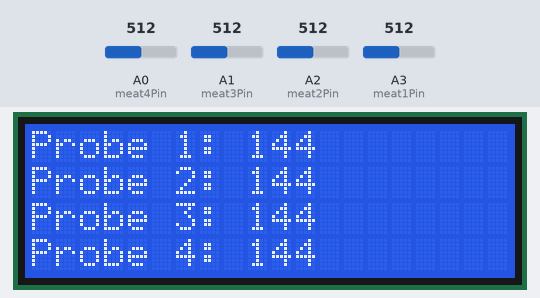
A sketch run on a simulated Arduino Uno, built with avr-gcc and run on an emulated ATmega328P. On the bench: 20×4 character LCD. The test bench sets the inputs (shaded band); at power-on: A0 (meat4Pin) = 512, A1 (meat3Pin) = 512, A2 (meat2Pin) = 512, A3 (meat1Pin) = 512.

Above: at 1.2 s.
1.3 s: A0 (meat4Pin) set to 716
At 2.4 s:
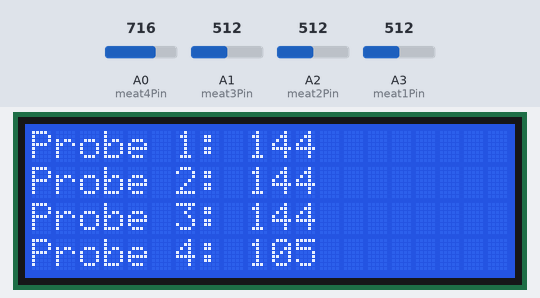
2.8 s: A1 (meat3Pin) set to 716
At 3.7 s:
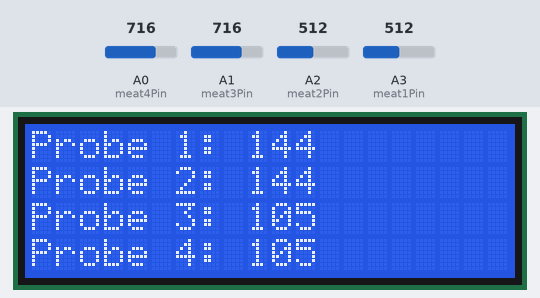
4.3 s: A2 (meat2Pin) set to 716
At 5.1 s:
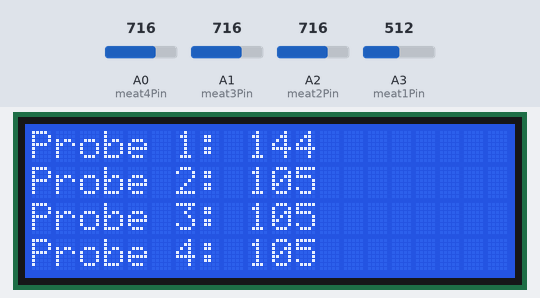
5.8 s: A3 (meat1Pin) set to 716
At 6.5 s:
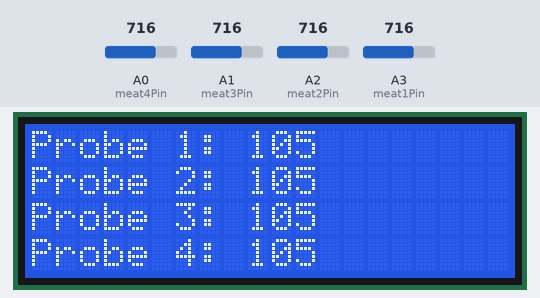
7.3 s: A0 (meat4Pin) set to 992
At 7.8 s:
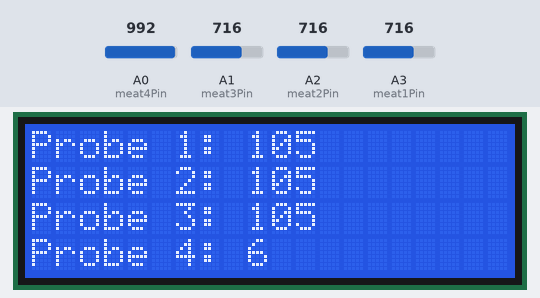
8.8 s: A1 (meat3Pin) set to 992
At 10.2 s:
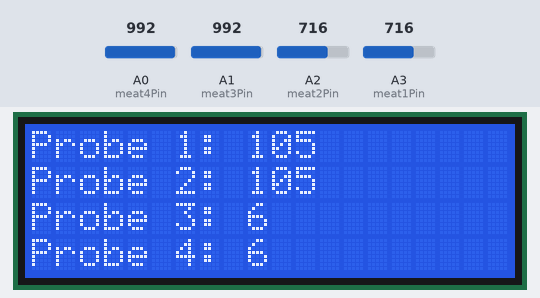
Timing chart, 0 to 11.3 s (numbered marks = the images above; inputs shaded):
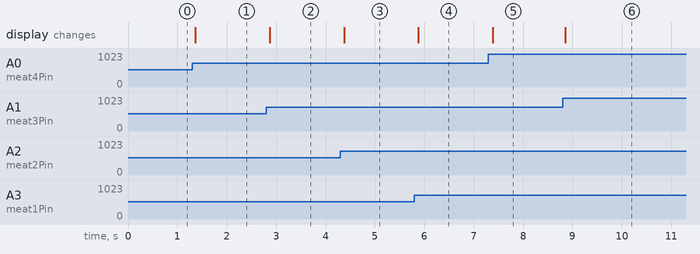

The sketch:

Meat_Thermometer.ino
```cpp
// include the library code:
#include <Wire.h>
#include <LiquidCrystal_I2C.h>

LiquidCrystal_I2C lcd(0x3F, 20, 4);

// named constants for the thermometer pins
const int meat1Pin = A3;
const int meat2Pin = A2;
const int meat3Pin = A1;
const int meat4Pin = A0;

// sensor value variables
int meat1Val = 0;
int meat2Val = 0;
int meat3Val = 0;
int meat4Val = 0;
int temp;

// set up probe detection variables
bool meat1ProbeDetect = 0;
bool meat2ProbeDetect = 0;
bool meat3ProbeDetect = 0;
bool meat4ProbeDetect = 0;

//variables to stop the screen from blinking
int prevMeat1F;
int prevMeat2F;
int prevMeat3F;
int prevMeat4F;

void setup() {

  // tell the arduino to use the AREF input pin to set the analog voltage reference to 3.3V
  analogReference(EXTERNAL);

  // Switch on the backlight
  lcd.backlight();

  // set up the number of columns and rows on the LCD
  lcd.init();
  lcd.clear();

  // set up temp pins
  pinMode(meat1Pin, INPUT);
  pinMode(meat2Pin, INPUT);
  pinMode(meat3Pin, INPUT);
  pinMode(meat4Pin, INPUT);

}

void loop() {

  // read the value on AnalogIn pins and store it

    meat1Val = analogRead(meat1Pin);
    meat2Val = analogRead(meat2Pin);
    meat3Val = analogRead(meat3Pin);
    meat4Val = analogRead(meat4Pin);

  // convert the meat probes to temperatures
  int meat1F = tempFunction(meat1Val);
  int meat2F = tempFunction(meat2Val);
  int meat3F = tempFunction(meat3Val);
  int meat4F = tempFunction(meat4Val);

  // set auto probe detection variables
  if (meat1F > -10) {
    meat1ProbeDetect = 1;
  }
  if (meat2F > -10) {
    meat2ProbeDetect = 1;
  }
  if (meat3F > -10) {
    meat3ProbeDetect = 1;
  }
  if (meat4F > -10) {
    meat4ProbeDetect = 1;
  }
  if (meat1F < -10) {
    meat1ProbeDetect = 0;
  }
  if (meat2F < -10) {
    meat2ProbeDetect = 0;
  }
  if (meat3F < -10) {
    meat3ProbeDetect = 0;
  }
  if (meat4F < -10) {
    meat4ProbeDetect = 0;
  }

  // print out temperatures on the screen
  lcd.setCursor(0, 0);
  lcd.print("Probe 1: ");
  if (meat1ProbeDetect == 0) {
    lcd.setCursor(9, 0);
    lcd.print("no probe");
  }
  if (meat1ProbeDetect == 1) {
    if (prevMeat1F != meat1F) {
      lcd.setCursor(9, 0);
      lcd.print("          ");
      lcd.setCursor(9, 0);
      lcd.print(meat1F);
      prevMeat1F = meat1F;
    }
  }
  lcd.setCursor(0, 1);
  lcd.print("Probe 2: ");
  if (meat2ProbeDetect == 0) {
    lcd.setCursor(9, 1);
    lcd.print("no probe");
  }
  if (meat2ProbeDetect == 1) {
    if (prevMeat2F != meat2F) {
      lcd.setCursor(9, 1);
      lcd.print("          ");
      lcd.setCursor(9, 1);
      lcd.print(meat2F);
      prevMeat2F = meat2F;
    }
  }
  lcd.setCursor(0, 2);
  lcd.print("Probe 3: ");
  if (meat3ProbeDetect == 0) {
    lcd.setCursor(9, 2);
    lcd.print("no probe");
  }
  if (meat3ProbeDetect == 1) {
    if (prevMeat3F != meat3F) {
      lcd.setCursor(9, 2);
      lcd.print("          ");
      lcd.setCursor(9, 2);
      lcd.print(meat3F);
      prevMeat3F = meat3F;
    }
  }
  lcd.setCursor(0, 3);
  lcd.print("Probe 4: ");
  if (meat4ProbeDetect == 0) {
    lcd.setCursor(9, 3);
    lcd.print("no probe");
  }
  if (meat4ProbeDetect == 1) {
    if (prevMeat4F != meat4F) {
      lcd.setCursor(9, 3);
      lcd.print("          ");
      lcd.setCursor(9, 3);
      lcd.print(meat4F);
      prevMeat4F = meat4F;
    }
  }
}

//calculate temperature of probe function
int tempFunction(int value) {
  int result;
  double RR, TT;
  RR = log((1 / ((1024 / (double)value) - 1)) * (double)22000);
  TT = (1 / ((0.7876984931E-3) + (2.069666861E-4) * RR + (1.202652917E-7) * RR * RR * RR)) - 273.25;
  result = ((int)((TT * 9.0) / 5.0 + 32.0));
  return result;
}
```

Measured:
- after the input at 1.3 s, the display: changes after 0.06 s (image 1)
- after the input at 2.8 s, the display: changes after 0.07 s (image 2)
- after the input at 4.3 s, the display: changes after 0.07 s (image 3)
- after the input at 5.8 s, the display: changes after 0.08 s (image 4)
- after the input at 7.3 s, the display: changes after 0.09 s (image 5)
- after the input at 8.8 s, the display: changes after 0.05 s (image 6)
